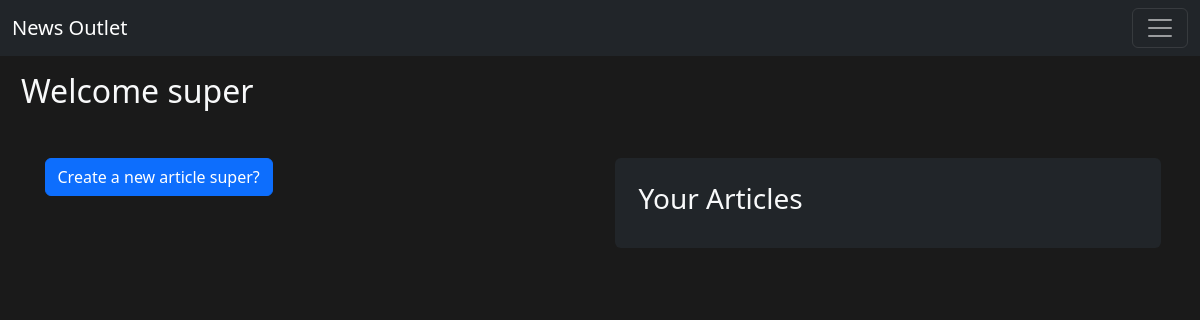
The app's page /admin_dashboard/ (signed in), older data.
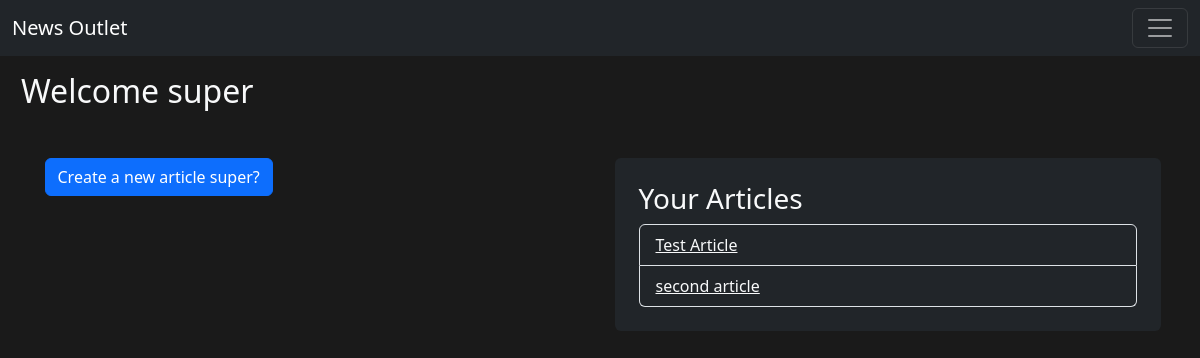
The same page, newer data.
### news_outlet/models.py (models this page shows, shortened)
class Article(models.Model):
    author = models.ForeignKey(User, on_delete=models.CASCADE)
    title = models.CharField(max_length=200)
    created_at = models.DateTimeField(auto_now_add=True)
    content = models.TextField()  # Store the article content in Markdown format

### news_outlet/views.py (the view)
# urls.py: path('admin_dashboard/', views.admin_dashboard, name='admin_dashboard'),
def admin_dashboard(request):
    articles = Article.objects.filter(author=request.user)
    context = {'articles': articles}
    return render(request, 'news_outlet/admin_dashboard.html', context)

### news_outlet/templates/news_outlet/admin_dashboard.html (shortened to what this page needs)
{% extends 'news_outlet/layout.html' %}
{% block body %}
    <br><br><br>
    <h2 class="mx-3 text-light">Welcome {{ request.user.username }}</h2>
    <div class="container mt-5">
        <div class="row">
            <div class="col-md-6">
                <button id="new_article" class="btn btn-primary">Create a new article {{ request.user.username }}?</button>
            </div>
            <div class="col-md-6">
                <div class="bg-dark p-4 rounded">
                    <h3 class="text-light">Your Articles</h3>
                    <ul class="list-group">
                        {% for article in articles  %}
                            <li class="list-group-item bg-dark text-light">
                                <a href="{% url 'article_detail' article.pk %}" class="text-light">{{ article.title }}</a>
                            </li>
                        {% endfor %}
                    </ul>
                </div>
            </div>
        </div>
    </div>
{% endblock %}

Row changes from the older to the newer data that the page shows:
added Article: title "Test Article"
added Article: title "second article"
